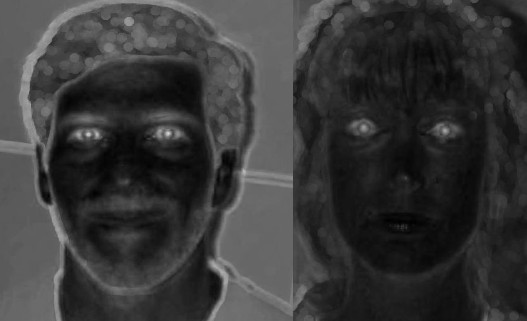
%> input picture img/eyemaps.jpg, 527 x 321 px
$ octave --eval "result = faceMask(imread('img/eyemaps.jpg'));"   (GNU Octave 9; MATLAB toolbox functions it lacks are replaced by stand-ins)
%> lines starting %> are read from the running program, lines starting %| are printed output that depends on the picture; in (x1, y1, x2, y2) boxes, pixels count from 0 and x2, y2 are one past the last pixel; in counts of white or black regions, pixels touching at a corner belong together; the program's own positions count from 1
function mask = faceMask(inputImage)
%FACEMASK
% This function takes an image as input
% returns a mask of the face in the image, if existing

%% Create a binary output image
H = size(inputImage, 1);
%> H = 321
W = size(inputImage, 2);
%> W = 527
maskImage = zeros(H, W);

%% Convert to YCbCr color space
YCbCr = rgb2ycbcr(inputImage);
%> YCbCr: size 321x527x3 uint8; mean of channels 1, 2, 3 64.2, 128, 128
Y = YCbCr(:,:,1);
Cb = YCbCr(:,:,2);
%> Cb: size 321x527 uint8; every value is 128
Cr = YCbCr(:,:,3);

%% Detect skin, find from threshold in color
[r,c,v] = find(Cb>=70 & Cb<=135 & Cr>=125 & Cr<=190 & Y>90 & Y<190);
%> r = 45165 values from 1 to 321; c = 45165 values from 1 to 487; v = 45165 logical values, 45165 true
    numind = size(r,1);
%> numind = 45165

for i=1:numind
        inputImage(r(i),c(i),:) = [0 0 255];
        maskImage(r(i),c(i)) = 1;
end
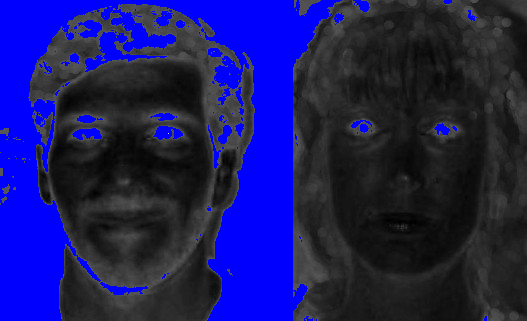
%> inputImage: size 321x527x3 uint8; mean R, G, B 28.2, 28.2, 96.3
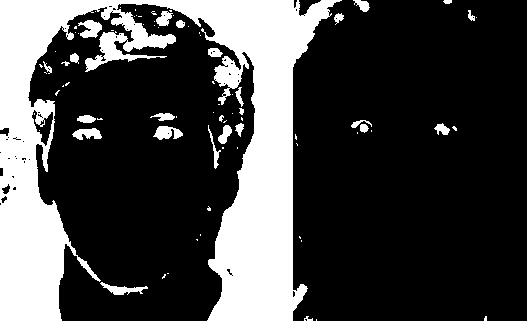
%> maskImage: size 321x527 double; values 0 (black) and 1 (white), 26.7% white; 81 white regions (54 under 20 px), largest, box (x1, y1, x2, y2) and area: (0, 0, 342, 321) 42246, (78, 20, 102, 38) 270, (153, 126, 183, 140) 268

%%  Make morphological operation to remove holes in the mask.

SE = strel('disk', 4);
b2 = imopen(maskImage, SE);
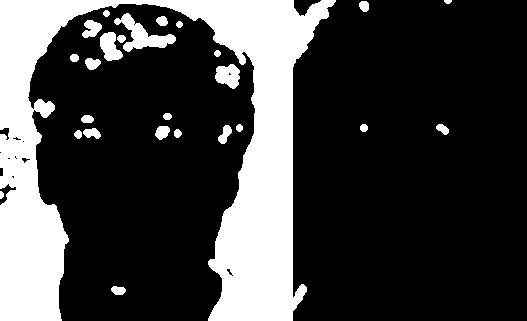
%> b2: size 321x527 double; values 0 (black) and 1 (white), 25% white; 26 white regions, largest, box (x1, y1, x2, y2) and area: (0, 0, 336, 321) 38635, (114, 13, 176, 52) 909, (215, 64, 240, 89) 445
b_clean = imclose(b2, SE); % Cleaned up binary image
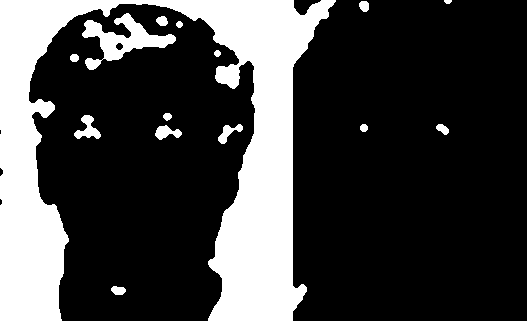
%> b_clean: size 321x527 double; values 0 (black) and 1 (white), 25.4% white; 15 white regions, largest, box (x1, y1, x2, y2) and area: (0, 0, 336, 321) 39546, (82, 13, 176, 70) 1942, (74, 115, 101, 139) 316
mask = im2double(imfill(b_clean));
%> mask: size 321x527 double; values 0 (black) and 1 (white), 25.4% white; 15 white regions, largest, box (x1, y1, x2, y2) and area: (0, 0, 336, 321) 39546, (82, 13, 176, 70) 1979, (74, 115, 101, 139) 316

se = strel('disk',10,8);
mask = imdilate(mask, se);
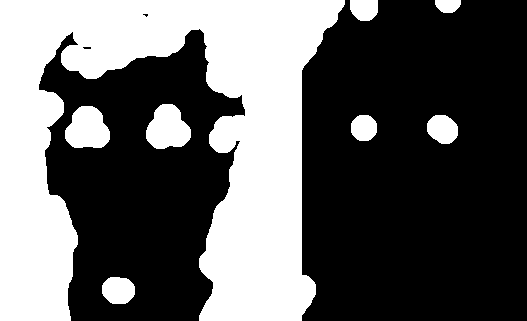
%> mask: size 321x527 double; values 0 (black) and 1 (white), 37.8% white; 8 white regions, largest, box (x1, y1, x2, y2) and area: (0, 0, 345, 321) 58245, (146, 104, 191, 149) 1473, (65, 106, 110, 148) 1450
mask = imfill(mask);
%> mask: size 321x527 double; values 0 (black) and 1 (white), 37.8% white; 8 white regions, largest, box (x1, y1, x2, y2) and area: (0, 0, 345, 321) 58269, (146, 104, 191, 149) 1473, (65, 106, 110, 148) 1450
mask = imerode(mask, se);
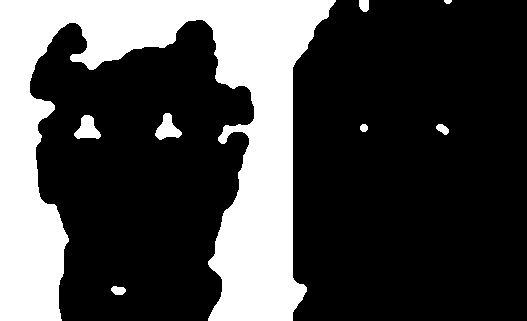
%> mask: size 321x527 double; values 0 (black) and 1 (white), 27.8% white; 8 white regions, largest, box (x1, y1, x2, y2) and area: (0, 0, 336, 321) 45910, (74, 115, 101, 139) 401, (155, 113, 182, 140) 398
end

$ run again, on img/mreig.jpg
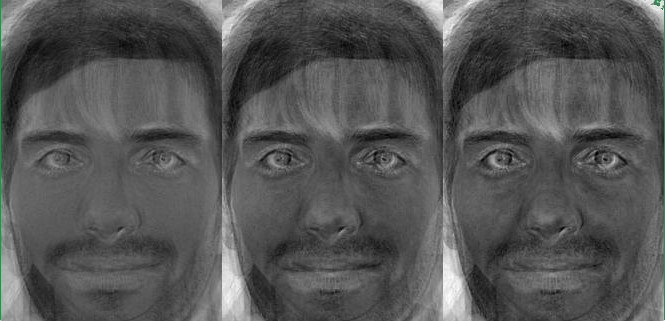
%> input picture img/mreig.jpg, 665 x 321 px
%> YCbCr: size 321x665x3 uint8; mean of channels 1, 2, 3 88.9, 128, 127.9
%> r = 92452 values from 1 to 321; c = 92452 values from 2 to 664; v = 92452 logical values, 92452 true
%> numind = 92452
%> after the loop in faceMask, `for i=1:numind`:
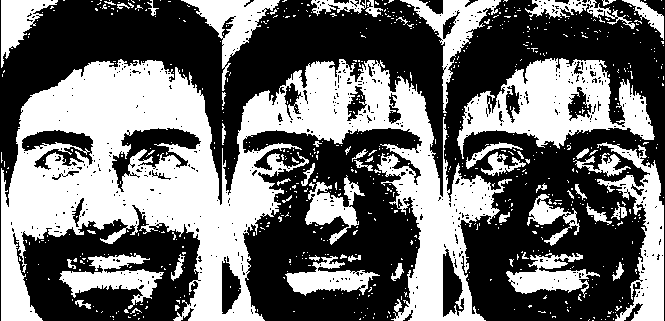
%> maskImage: size 321x665 double; values 0 (black) and 1 (white), 43.3% white; 719 white regions (666 under 20 px), largest, box (x1, y1, x2, y2) and area: (1, 59, 512, 321) 56455, (457, 58, 655, 159) 9161, (597, 142, 664, 321) 4401
%> b2: size 321x665 double; values 0 (black) and 1 (white), 33.4% white; 44 white regions, largest, box (x1, y1, x2, y2) and area: (1, 60, 274, 321) 32840, (395, 81, 493, 321) 8616, (457, 59, 612, 145) 6253
%> b_clean: size 321x665 double; values 0 (black) and 1 (white), 34.7% white; 28 white regions, largest, box (x1, y1, x2, y2) and area: (1, 60, 280, 321) 33878, (237, 62, 493, 321) 15783, (457, 59, 612, 145) 6816
%> in faceMask, `mask = imerode(mask, se);`:
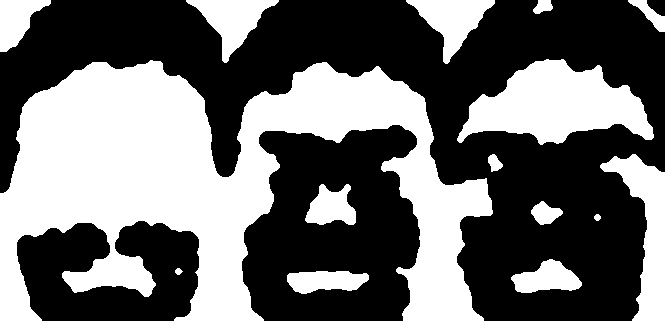
%> mask: size 321x665 double; values 0 (black) and 1 (white), 42.2% white; 15 white regions, largest, box (x1, y1, x2, y2) and area: (0, 60, 493, 321) 63730, (457, 59, 654, 145) 9899, (600, 154, 665, 321) 4461
